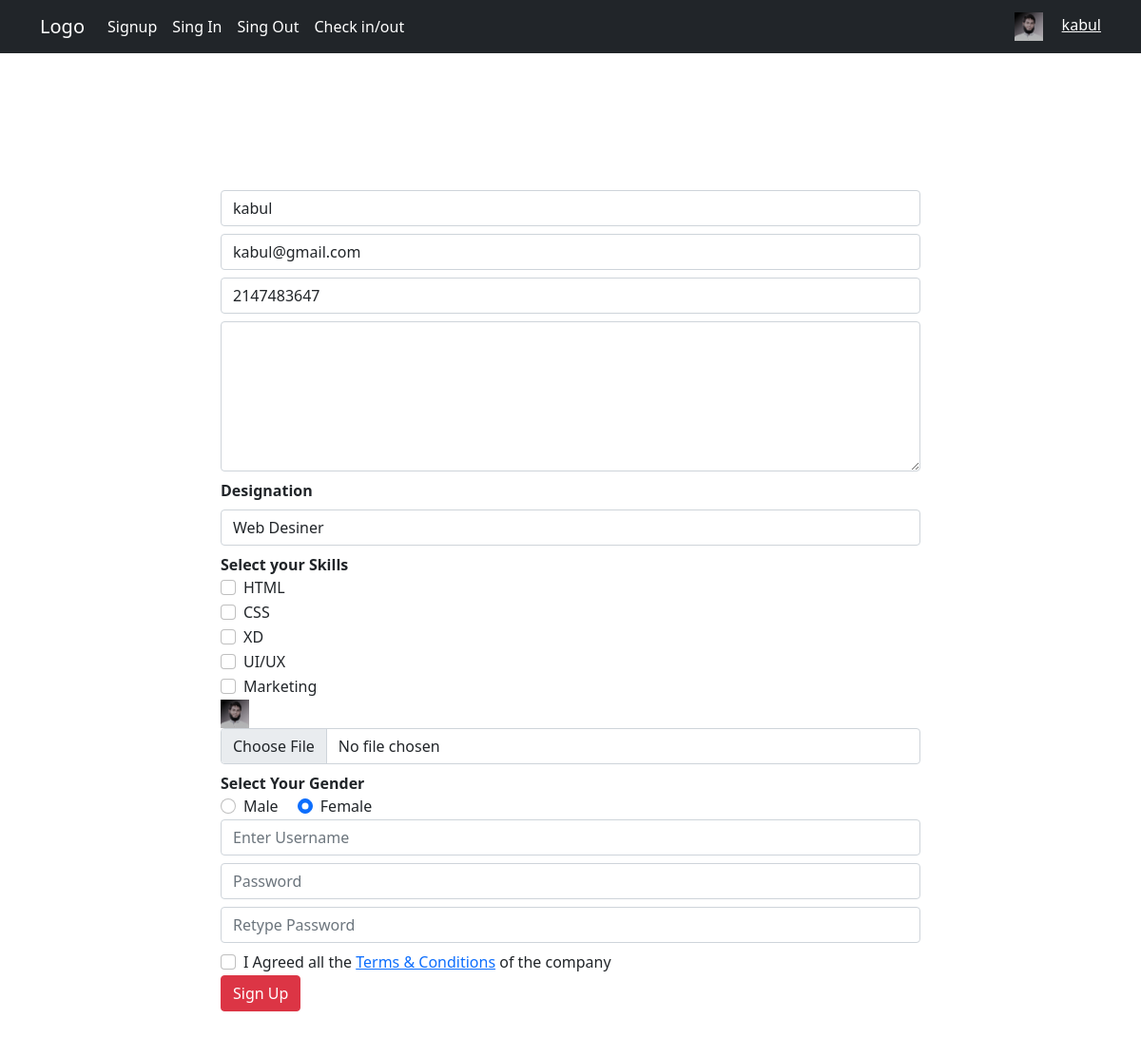
/profile.php?edit=26 (signed in), run on the app's committed database.
### tables this page shows
CREATE TABLE `employee` (
  `Eid` int(3) NOT NULL,
  `Fullname` varchar(20) DEFAULT NULL,
  `Email` varchar(30) DEFAULT NULL,
  `Username` varchar(10) DEFAULT NULL,
  `Password` varchar(255) DEFAULT NULL,
  `Phone` int(10) DEFAULT NULL,
  `Gender` int(1) DEFAULT NULL,
  `Address` varchar(200) DEFAULT NULL,
  `Skill` varchar(50) DEFAULT NULL,
  `Designation` varchar(20) DEFAULT NULL,
  `Image` varchar(100) DEFAULT NULL,
  `Joining_Date` datetime DEFAULT current_timestamp(),
  `Status` int(1) DEFAULT NULL,
  `reset` text NOT NULL
);

CREATE TABLE `skill` (
  `Sid` int(2) NOT NULL,
  `S_name` varchar(20) DEFAULT NULL
);

### profile.php (the view, shortened to what this page needs)
<?php include "header.php"; ?>
	 <div class="container py-5 my-5">
        <div class="row py-5 justify-content-center">
          <div class="col-8">
          	<?php
          	if (isset($_GET['edit'])) {
          		$eid = $_GET['edit'];
          	?>
          	<?php
          		$EmployeeInfo = mysqli_query($conn , "SELECT * FROM Employee WHERE Eid = '$eid' ");
          		while($EmployeeAllInfo = mysqli_fetch_assoc($EmployeeInfo)){
          			$Fullname =  $EmployeeAllInfo['Fullname'];
          			$Email =  $EmployeeAllInfo['Email'];
          			$Phone =  $EmployeeAllInfo['Phone'];
          			$Address =  $EmployeeAllInfo['Address'];
          			$Image =  $EmployeeAllInfo['Image'];
          	?>
          	<form action="" method="POST" enctype="multipart/form-data">
              <input required type="text" name="fullname" value="<?php echo $Fullname; ?>" class="form-control mb-2">
              <input type="email" name="email" value="<?php echo $Email; ?>" class="form-control mb-2">
               <input type="number" name="phone" value="<?php echo $Phone; ?>" class="form-control mb-2">
              <textarea rows="6"  name="address" value="<?php echo $Address; ?>" class="form-control mb-2 mt-2"></textarea>
              <strong>Designation</strong>
              <select name="designation" class="form-control mb-2 mt-2" >
              <?php
                  $designation =  mysqli_query($conn , "SELECT * FROM designation" );
                  while ( $designationList =  mysqli_fetch_assoc($designation)) {
              ?>
               <option value="<?php echo  $designationList['D_name']; ?>"><?php echo  $designationList['D_name']; ?></option>
              <?php
                  }
              ?>
              </select>
              <strong>Select your Skills</strong>
                <?php
                  $skill =  mysqli_query($conn , "SELECT * FROM skill" );
                  while ( $skillList =  mysqli_fetch_assoc($skill)) {
                ?>
                <div class="form-check">
                  <input class="form-check-input" name="skill[]" type="checkbox" value="<?php echo $skillList['S_name'];?>" id="<?php echo $skillList['S_name'];?>">
                  <label class="form-check-label" for="<?php echo $skillList['S_name'];?>">
                    <?php echo $skillList['S_name'];?>
                  </label>
                </div>
                <?php
                  }
                   ?>
              <img class='userimg' src='images/<?php echo $Image; ?>'>
              <input type="file" name="image"  class="form-control mb-2">
              <strong class="d-block">Select Your Gender</strong>
              <div class="form-check  form-check-inline">
                <input value="male" class="form-check-input" type="radio" name="gender" id="male">
                <label class="form-check-label" for="male">
                  Male
                </label>
              </div>
              <div class="form-check  form-check-inline">
                <input value="female" class="form-check-input" type="radio" name="gender" id="female" checked>
                <label class="form-check-label" for="female">
                  Female
                </label>
              </div>
              <input type="text" name="username" placeholder="Enter Username" class=" <?php echo $error; ?> form-control mb-2">
              <input type="password" name="password" placeholder="Password" class=" <?php echo $error; ?>  form-control mb-2">
              <input type="password" name="repassword" placeholder="Retype Password" class=" <?php echo $error; ?>  form-control mb-2">
              <div class="form-check">
                <input class="form-check-input" name="checked" type="checkbox" value="" id="flexCheckDefault">
                <label class="form-check-label" for="flexCheckDefault">
                  I Agreed all the <a href="#">Terms & Conditions</a> of the company
                </label>
              </div>
              <input type="submit" name="signup"  class="btn btn-danger d-block" value="Sign Up">
              </form>
             <?php
		         }
          } ?>
          </div>
      </div>
  </div>
<?php include "footer.php"; ?>

### header.php (style rules this page uses)
.userimg { width: 30px; height: 30px; object-fit: cover; margin-right: 20px; }

### data on the page
employee: fullname "kabul", email "kabul@gmail.com", phone "2147483647", Image (picture)
skill: S_name "HTML"
skill: S_name "CSS"
skill: S_name "XD"
skill: S_name "UI/UX"
skill: S_name "Marketing"

### other printed values
$_SESSION['Username'] "kabul"
form field designation "Web Desiner"
